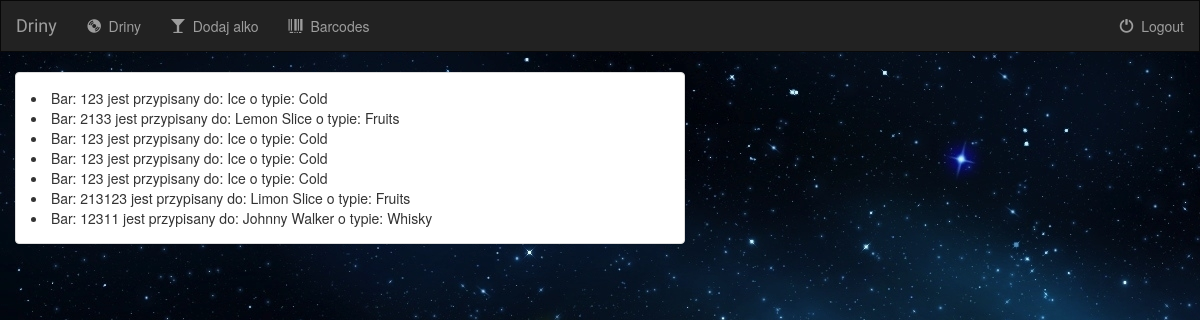
/barcode/, run on the app's committed database.
### wizapp/models.py (models this page shows, shortened)
class Barcode(models.Model):
    ingredient = models.ForeignKey(Ingredient, on_delete=models.CASCADE)
    barcode = models.IntegerField(blank=False)

class Ingredient(models.Model):
    name =  models.CharField(max_length=250, blank=False)
    kind = models.CharField(max_length=250)

### wizapp/views.py (the view)
# urls.py: url(r'^barcode/$', views.BarcodeView.as_view(),name="barcodes"),
class BarcodeView(generic.ListView):
    context_object_name = 'barcodes_all'
    model = Barcode
    template_name = 'barcodes.html'

### wizapp/templates/barcodes.html (shortened to what this page needs)
{% extends 'base.html' %}
{% block body %}
<div class="container-fluid">
    <div class="row">
            <div class="col-sm-12 col-md-7">
                <div class="panel panel-default">
                    <div class="panel-body">
                        {% for barcode in barcodes_all %}
                            <li>
                                <span>Bar: {{ barcode.barcode }} jest przypisany do: {{ barcode.ingredient.name }} o typie: {{ barcode.ingredient.kind }}</span>
                            </li>
                        {% endfor %}
                    </div>
                </div>
            </div>
    </div>
</div>
{% endblock %}

### wizapp/static/wizapp/style.css (style rules this page uses)
body { background: white url("images/background.jpg"); }

### data on the page
Barcode: barcode "123", ingredient.name "Ice", ingredient.kind "Cold"
Barcode: barcode "2133", ingredient.name "Lemon Slice", ingredient.kind "Fruits"
Barcode: barcode "123", ingredient.name "Ice", ingredient.kind "Cold"
Barcode: barcode "123", ingredient.name "Ice", ingredient.kind "Cold"
Barcode: barcode "123", ingredient.name "Ice", ingredient.kind "Cold"
Barcode: barcode "213123", ingredient.name "Limon Slice", ingredient.kind "Fruits"
Barcode: barcode "12311", ingredient.name "Johnny Walker", ingredient.kind "Whisky"
